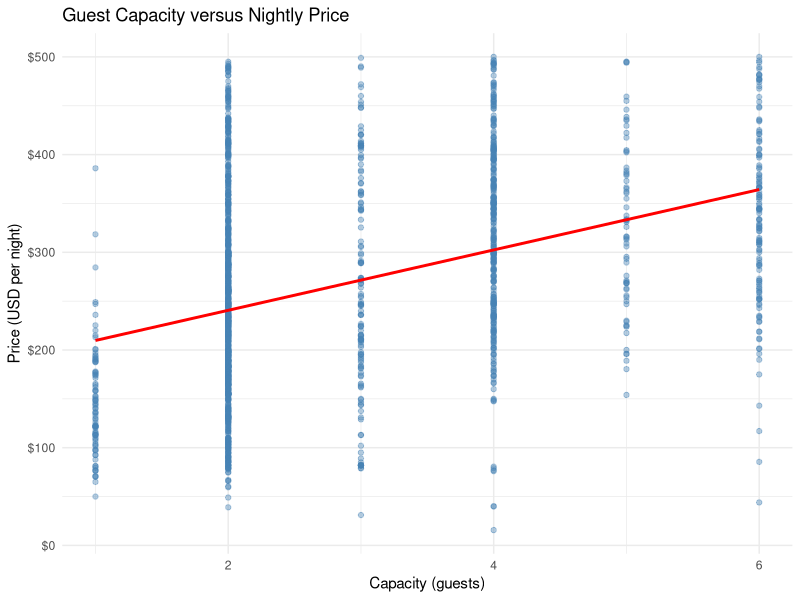
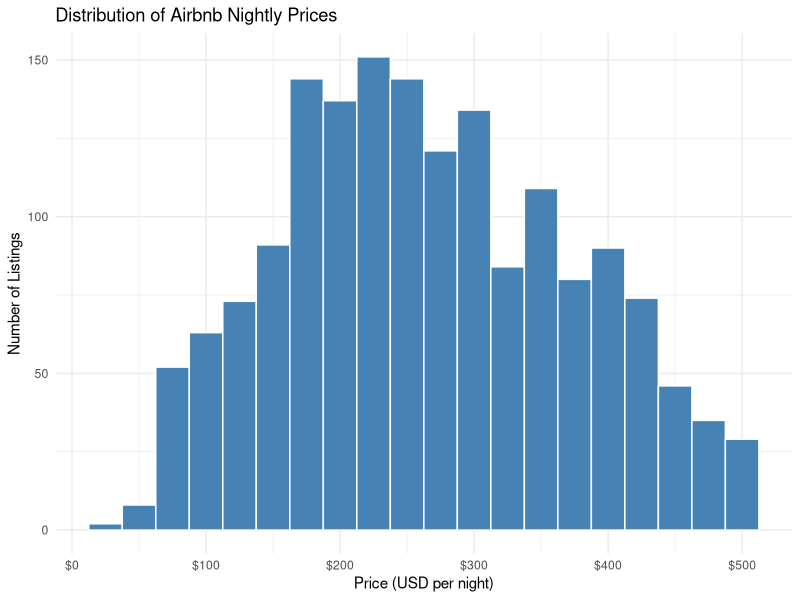
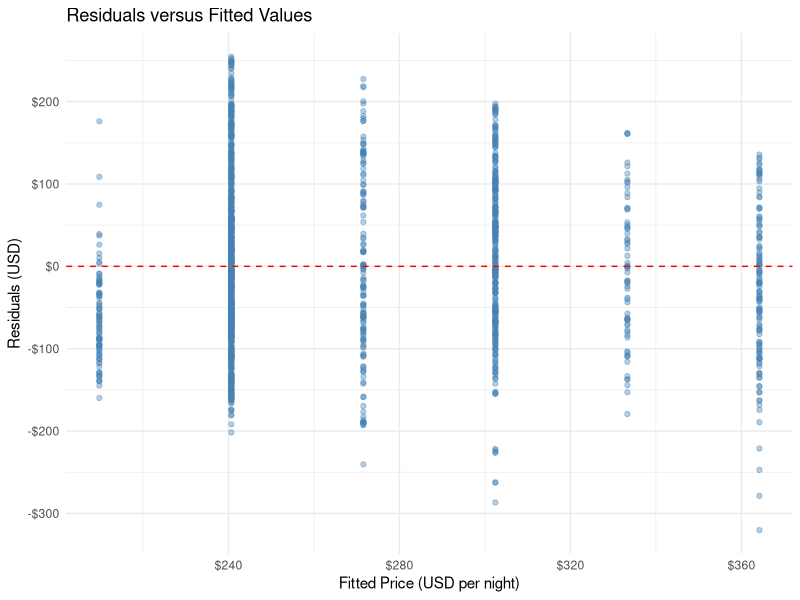
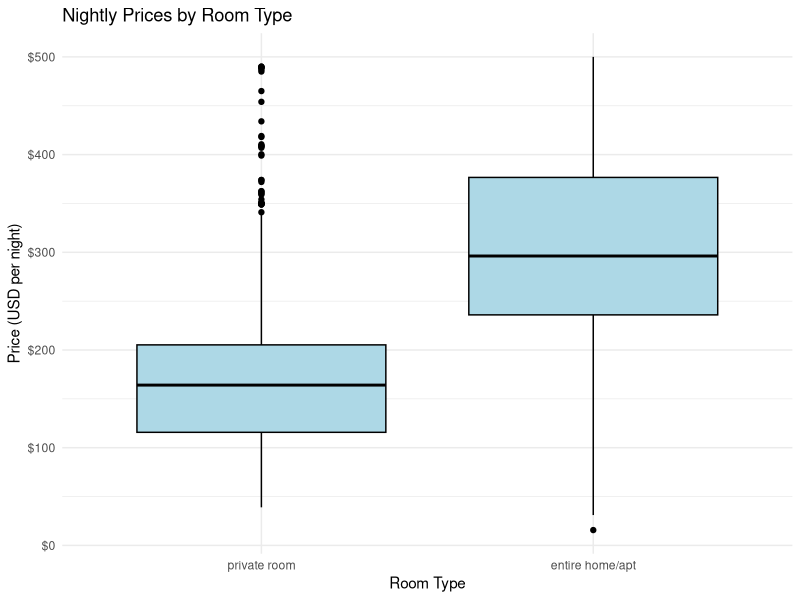
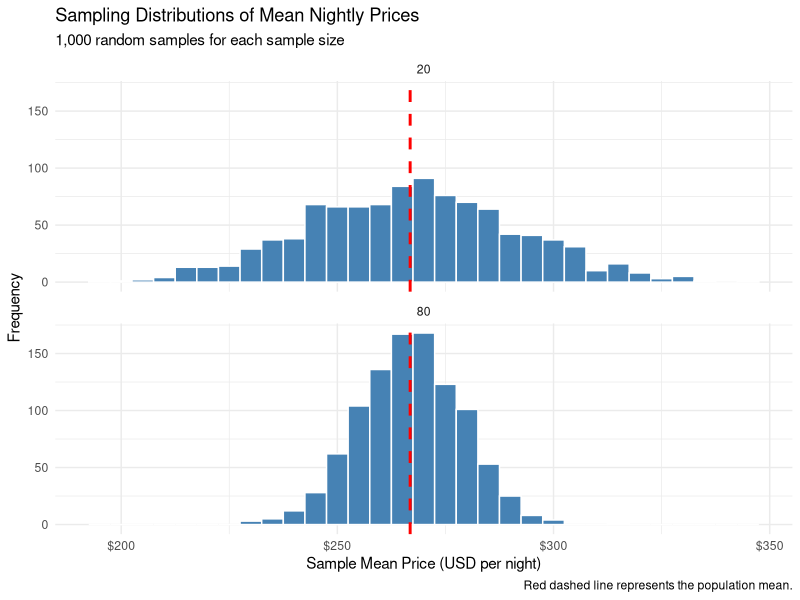

Source code (R) for these figures, in order:
# STT303 Project 2: Boston on a Budget
# Team ID: Osvaldo Perez-Eslava
# Members (2 or 3):
# Section leads draft; another member reviews. Submit one integrated script.
# Run from the project root. Do not edit the supplied CSV or use absolute paths.
library(tidyverse)
library(lubridate)
library(broom)

# 1. Create listings_raw, listings_clean, analysis_data and cleaning_audit.
# Import ALL columns as character (IDs exceed exact double-integer precision).
# Check/remove exact duplicates, normalize labels, and parse numbers/dates.
# Add days_since_review and review_status; missing review dates remain valid.
# Apply the exact sequential study-scope rules from the instructions.
# Hint: as.numeric(snapshot_date - last_review) gives a difference in days.
listings_raw <- read.csv(here::here("data", "boston_listings_raw.csv"), colClasses = 'character') |> distinct()
listings_clean <- tibble(
  #Complete ID maintained
  listing_id = listings_raw$id,
  #Parses Listing date in YYYY-MM-DD
  snapshot_date = listings_raw$last_scraped |> 
    ymd(),
  #Squishes the neighborhood names to remove surrounding whitespace and reduce whitespace between words
  neighborhood = listings_raw$neighbourhood_cleansed |> 
    str_squish(),
  #Squishes the listings types, turns the letters into lowercase, and as an unordered factor
  room_type = listings_raw$room_type |> 
    str_squish() |> 
    str_to_lower() |> 
    factor(
      levels = c(
        "private room",
        "entire home/apt",
        "shared room",
        "hotel room"
      ),
      ordered = FALSE
    ),
  #Parses the capacity into ints
  accommodates = listings_raw$accommodates |> 
    as.numeric(),
  #Parses the price into ints
  price_usd = listings_raw$price |> 
    str_extract("\\d+\\.\\d+") |> 
    as.numeric(),
  #Parses the nights into ints
  minimum_nights = listings_raw$minimum_nights |> 
    as.numeric(),
  #Parses review date in YYYY-MM-DD
  last_review = listings_raw$last_review |> 
    ymd(),
  #Parses the number of reviews into ints
  number_of_reviews = listings_raw$number_of_reviews |> 
    as.numeric()
)

listings_clean <- listings_clean |> 
  mutate(
    accommodates = if_else(accommodates <= 0, NA, accommodates),
    price_usd = if_else(price_usd <= 0, NA, price_usd),
    minimum_nights = if_else(minimum_nights <= 0, NA, minimum_nights),
    days_since_review = as.numeric(snapshot_date - last_review),
    review_status = case_when(
      is.na(last_review) ~ "no review date",
      days_since_review >= 0 & days_since_review <= 180 ~ "recent",
      days_since_review > 180 ~ "older",
      .default = NA
    ) |> 
      factor(
        levels = c(
          "recent",
          "older",
          "no review date"
        ),
        ordered = FALSE
      )
  )
###
#This sections is to check for any future review dates
future_reviews <- listings_clean |>
  filter(days_since_review < 0) |>
  select(listing_id, snapshot_date, last_review, days_since_review)

future_reviews

nrow(future_reviews)

complete_data <- listings_clean |> 
  filter(
    !is.na(price_usd),
    !is.na(accommodates),
    !is.na(minimum_nights),
    !is.na(room_type),
    !is.na(snapshot_date))

room_data <- complete_data |>
  filter(room_type %in% c("private room", "entire home/apt"))

capacity_data <- room_data |>
  filter(accommodates >= 1, accommodates <= 6)

stay_data <- capacity_data |>
  filter(minimum_nights >= 1, minimum_nights <= 7)

analysis_data <- stay_data |>
  filter(price_usd > 0, price_usd <= 500) |>
  mutate(
    room_type = droplevels(room_type),
    room_type = relevel(room_type, ref = "private room")
  ) |>
  arrange(as.character(listing_id))

cleaning_audit <- tibble(
  raw_rows <- nrow(listings_raw),
  duplicate_rows <- raw_rows - nrow(distinct(listings_raw)),
  clean_rows <- nrow(listings_clean),
  missing_price <- sum(is.na(listings_clean$price_usd)),
  missing_capacity <- sum(is.na(listings_clean$accommodates)),
  missing_minimum_nights <- sum(is.na(listings_clean$minimum_nights)),
  missing_review_date <- sum(is.na(listings_clean$last_review)),
  complete_rows <- nrow(complete_data),
  room_rows <- nrow(room_data),
  capacity_rows <- nrow(capacity_data),
  stay_rows <- nrow(stay_data),
  analysis_rows <- nrow(analysis_data)
)
nrow(analysis_data)

n_distinct(analysis_data$listing_id)

sum(duplicated(analysis_data$listing_id))

range(analysis_data$snapshot_date, na.rm = TRUE)

range(analysis_data$last_review, na.rm = TRUE)

unique(analysis_data$room_type)

unique(analysis_data$review_status)

levels(analysis_data$room_type)

levels(analysis_data$review_status)

sum(analysis_data$days_since_review < 0, na.rm = TRUE)

summary(analysis_data$days_since_review)

sum(is.na(analysis_data$days_since_review))

summary(analysis_data$price_usd)
summary(analysis_data$accommodates)
summary(analysis_data$minimum_nights)

table(analysis_data$room_type)
table(analysis_data$review_status, useNA = "always")

glimpse(analysis_data)

# 2. Create room_summary, review_summary, plot_price, plot_room, plot_capacity.

room_summary <- analysis_data |>
  group_by(room_type) |>
  summarise(
    n = n(),
    mean_price = mean(price_usd),
    median_price = median(price_usd),
    sd_price = sd(price_usd),
    .groups = "drop"
  )

review_summary <- analysis_data |>
  group_by(review_status) |>
  summarise(
    n = n(),
    mean_price = mean(price_usd),
    .groups = "drop"
  )

plot_price <- ggplot(analysis_data, aes(x = price_usd)) +
  geom_histogram(
    binwidth = 25,
    fill = "steelblue",
    color = "white"
  ) +
  labs(
    title = "Distribution of Airbnb Nightly Prices",
    x = "Price (USD per night)",
    y = "Number of Listings"
  ) +
  scale_x_continuous(
    labels = scales::label_dollar()
  ) +
  theme_minimal()

plot_room <- ggplot(analysis_data, aes(x = room_type, y = price_usd)) +
  geom_boxplot(
    fill = "lightblue",
    color = "black"
  ) +
  labs(
    title = "Nightly Prices by Room Type",
    x = "Room Type",
    y = "Price (USD per night)"
  ) +
  scale_y_continuous(
    labels = scales::label_dollar()
  ) +
  theme_minimal()

plot_capacity <- ggplot(
  analysis_data,
  aes(x = accommodates, y = price_usd)
) +
  geom_point(
    alpha = 0.4,
    color = "steelblue"
  ) +
  geom_smooth(
    method = "lm",
    formula = y ~ x,
    se = FALSE,
    color = "red"
  ) +
  labs(
    title = "Guest Capacity versus Nightly Price",
    x = "Capacity (guests)",
    y = "Price (USD per night)"
  ) +
  scale_y_continuous(
    labels = scales::label_dollar()
  ) +
  theme_minimal()


# 3. Create capacity_cor, capacity_model, capacity_terms, capacity_augmented,
# capacity_predictions, plot_residual.
capacity_cor <- cor(
  analysis_data$accommodates,
  analysis_data$price_usd,
  use = "complete.obs"
)

capacity_model <- lm(
  price_usd ~ accommodates,
  data = analysis_data
)

capacity_terms <- broom::tidy(capacity_model) |>
  select(term, estimate)

capacity_augmented <- broom::augment(capacity_model)

capacity_predictions <- data.frame(
  accommodates = c(2, 4, 6)
) |>
  mutate(
    predicted_price = predict(
      capacity_model,
      newdata = data.frame(
        accommodates = accommodates
      )
    )
  )


plot_residual <- ggplot(
  capacity_augmented,
  aes(x = .fitted, y = .resid)
) +
  geom_point(
    alpha = 0.4,
    color = "steelblue"
  ) +
  geom_hline(
    yintercept = 0,
    linetype = "dashed",
    color = "red"
  ) +
  labs(
    title = "Residuals versus Fitted Values",
    x = "Fitted Price (USD per night)",
    y = "Residuals (USD)"
  ) +
  scale_x_continuous(
    labels = scales::label_dollar()
  ) +
  scale_y_continuous(
    labels = scales::label_dollar()
  ) +
  theme_minimal()


# 4. Create room_model, room_terms and room_predictions.
# Reference group: private room. Verify predictions equal group means.
room_model <- lm(
  price_usd ~ room_type,
  data = analysis_data
)

summary(room_model)

analysis_data$room_type <- relevel(
  analysis_data$room_type,
  ref = "private room"
)

room_terms <- broom::tidy(room_model) |>
  select(term, estimate)

room_predictions <- data.frame(
  room_type = factor(
    c("private room", "entire home/apt"),
    levels = c("private room", "entire home/apt")
  )
) |>
  mutate(
    predicted_price = predict(
      room_model,
      newdata = data.frame(
        room_type = room_type
      )
    )
  )

room_comparison <- room_predictions |>
  left_join(
    room_summary |>
      select(room_type, mean_price),
    by = "room_type"
  ) |>
  mutate(
    difference = predicted_price - mean_price
  )




# 5. Create population_mean, sampling_means, sampling_summary, plot_sampling.
# set.seed(30322); all 1,000 n=20 draws first, then all 1,000 n=80 draws.
# Hint: replicate(1000, mean(sample(x, size=..., replace=FALSE)))
population_mean <- mean(analysis_data$price_usd)

set.seed(30322)

x <- analysis_data$price_usd

# Generate 1,000 sample means with sample size 20
means_20 <- replicate(
  1000,
  mean(sample(x, size = 20, replace = FALSE))
)

# Generate 1,000 sample means with sample size 80
means_80 <- replicate(
  1000,
  mean(sample(x, size = 80, replace = FALSE))
)

sampling_means <- tibble(
  sample_size = c(
    rep(20, 1000),
    rep(80, 1000)
  ),
  mean_price = c(
    means_20,
    means_80
  )
)

sampling_summary <- sampling_means |>
  group_by(sample_size) |>
  summarise(
    mean_of_means = mean(mean_price),
    sd_of_means = sd(mean_price),
    .groups = "drop"
  )
plot_sampling <- ggplot(
  sampling_means,
  aes(x = mean_price)
) +
  geom_histogram(
    binwidth = 5,
    fill = "steelblue",
    color = "white"
  ) +
  geom_vline(
    xintercept = population_mean,
    color = "red",
    linetype = "dashed",
    linewidth = 1
  ) +
  facet_wrap(
    ~ sample_size,
    ncol = 1
  ) +
  labs(
    title = "Sampling Distributions of Mean Nightly Prices",
    subtitle = "1,000 random samples for each sample size",
    x = "Sample Mean Price (USD per night)",
    y = "Frequency",
    caption = "Red dashed line represents the population mean."
  ) +
  scale_x_continuous(
    labels = scales::label_dollar()
  ) +
  theme_minimal()



# Write interpretation and team verification in project2.Rmd.
